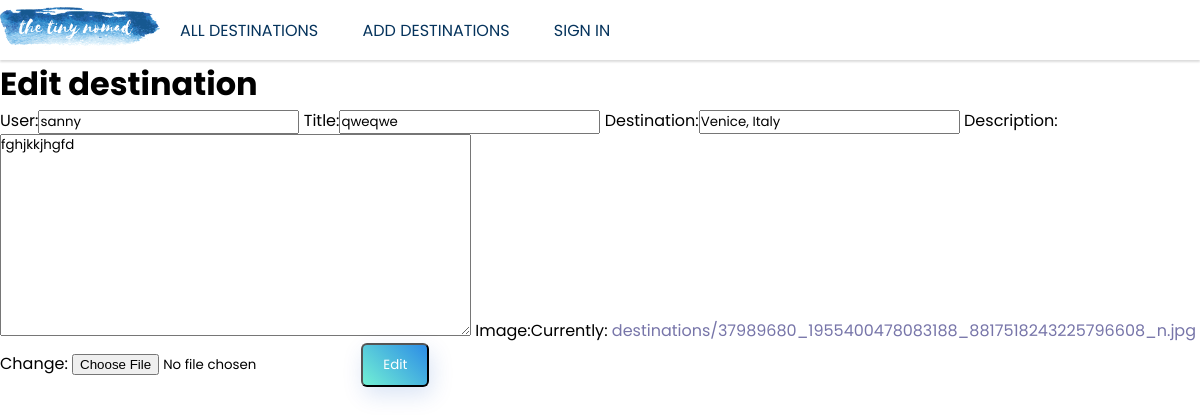
The page /destinations/edit/4/ on the database its author committed.
### destinations/models.py (models this page shows, shortened)
class Destination(models.Model):
    user = models.CharField(max_length=20, blank=False)
    title = models.CharField(max_length=50, blank=False)
    destination = models.CharField(max_length=50, blank=False)
    description = models.TextField(blank=False)
    image = models.ImageField(
        upload_to='destinations',
    )

### destinations/views.py (the view, shortened to what this page needs)
# urls.py: path('edit/<int:pk>/', views.edit_destination, name='edit'),
def edit_destination(request, pk):
    destination = Destination.objects.get(pk=pk)
    if request.method == 'GET':
        form = EditCreateForm(instance=destination)
        context = {
            'form': form,
            'destination': destination,
        }
        return render(request, 'destinations/edit.html', context)

### destinations/forms.py
class EditCreateForm(forms.ModelForm):
    class Meta:
        model = Destination
        fields = '__all__'

### templates/destinations/edit.html (shortened to what this page needs)
{% extends 'shared/base.html' %}
{% block site_content %}
    <h1>Edit destination</h1>
    <form method="post" action="{% url 'edit' destination.pk %}" enctype="multipart/form-data">
        {{ form }}
        <button class="btn" type="submit">Edit</button>
    </form>
{% endblock %}

### static/css/clear.css (style rules this page uses)
* { margin: 0; padding: 0; font-family: 'Poppins', sans-serif; }
a { text-decoration: none; color: #7775a9; }

### static/css/main.css (style rules this page uses)
.btn { display: inline-block; background: linear-gradient(45deg, #72f0d4, #2c8ce6); border-radius: 6px; padding: 10px 20px; box-sizing: border-box; text-decoration: none; color: #fff; box-shadow: 3px 8px 22px rgba(9, 71, 187, 0.15); }

### rows shown on the page
Destination: user "sanny", title "qweqwe", destination "Venice, Italy", description "fghjkkjhgfd"
